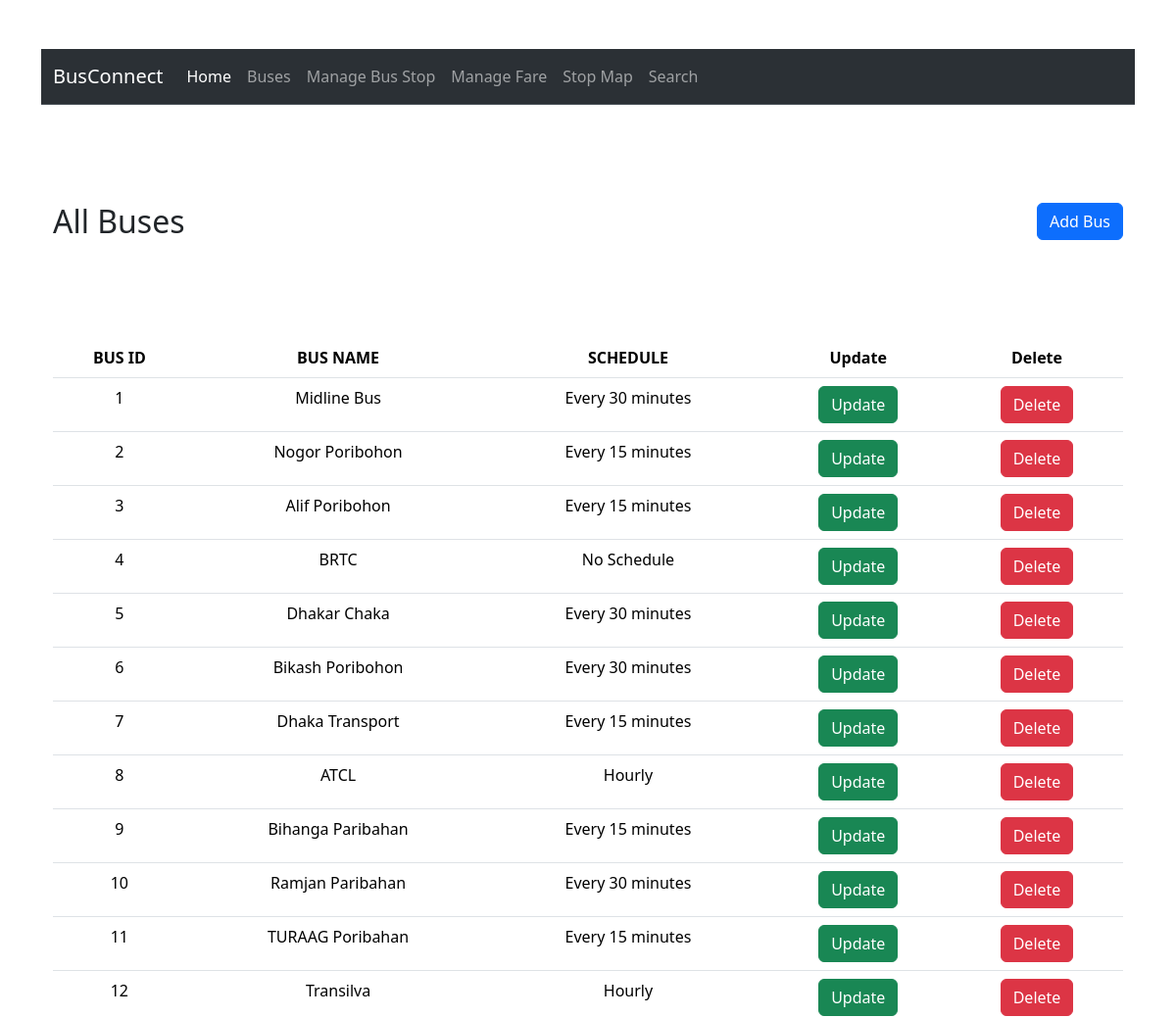
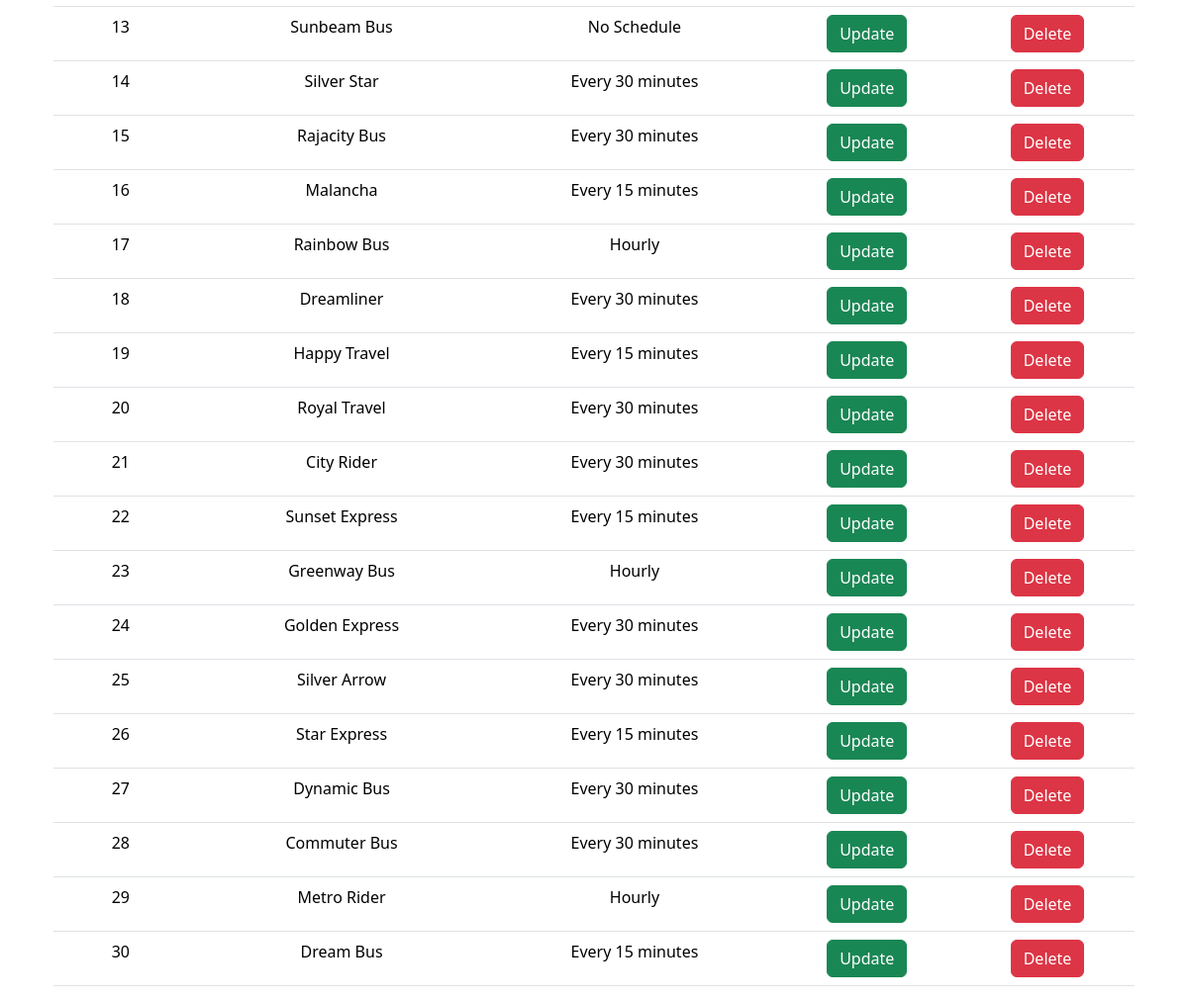
The app's page /bcphp/index.php with its own data (2 pictures, top to bottom).
### tables this page shows
CREATE TABLE `buses` (
  `BusID` int(11) NOT NULL,
  `BusName` varchar(255) DEFAULT NULL,
  `Schedule` varchar(255) DEFAULT NULL,
  PRIMARY KEY (`BusID`)
);

### bcphp/index.php (the view, shortened to what this page needs)
<?php
include('header.php');
?>
<?php include('db.php');?>
<div class="container">
<section>
    <div class="container">
        <div class="box1">
      <h2 style="margin-bottom: 100px;"> All Buses </h2>
      <button type="button" class="btn btn-primary" data-toggle="modal" data-target="#Modal1">Add Bus</button>
        </div>
      <table class="table">
          <thead class="thead-dark">
            <tr>
              <th scope="col">BUS ID</th>
              <th scope="col">BUS NAME</th>
              <th scope="col">SCHEDULE</th>
              <th scope="col">Update</th>
              <th scope="col">Delete</th>
            </tr>
          </thead>
          <tbody>
            <?php
            $query = "SELECT * FROM `buses`";
            $result = mysqli_query($connection, $query);
            if (!$result) {
                die("Query Failed: " . mysqli_error($connection));
            } else {
                while ($row = mysqli_fetch_assoc($result)) {
            ?>
                    <tr>
                        <td><?php echo $row['BusID']?></td>
                        <td><?php echo $row['BusName'] ?></td>
                        <td><?php echo $row['Schedule']?></td>
                        <td><a class="btn btn-success" href="updatebus.php?id=<?php echo $row['BusID']?>">Update</a></td>
                        <td><a class="btn btn-danger"  href="deletebus.php?id=<?php echo $row['BusID']?>">Delete</a></td>
                    </tr>
            <?php
                }
            }
            ?>
     </tbody>
        </table>
    </div>
   </section>
</div>
   <?php
include('footer.php');
?>

### bcphp/header.php (shortened to what this page needs)
<!doctype html>
<html lang="en">
  <head>
    <link href="https://cdn.jsdelivr.net/npm/bootstrap@5.3.2/dist/css/bootstrap.min.css" rel="stylesheet">
    <link href="https://getbootstrap.com/docs/5.3/assets/css/docs.css" rel="stylesheet">
    <link href="style.css" rel="stylesheet">
  </head>
  <body>
  <section style="margin-bottom: 100px;">
    <div class="container">
      <nav class="navbar navbar-expand-lg bg-body-tertiary bg-dark border-bottom border-body" data-bs-theme="dark" >
        <div class="container-fluid">
          <div class="collapse navbar-collapse" id="navbarTogglerDemo01">
            <a class="navbar-brand" href="#">BusConnect</a>
            <ul class="navbar-nav me-auto mb-2 mb-lg-0">
              <li class="nav-item">
                <a class="nav-link active" aria-current="page" href="home.php">Home</a>
              </li>
              <li class="nav-item">
                <a class="nav-link" href="index.php">Buses</a>
              </li>
              <li class="nav-item">
                <a class="nav-link" href="busstops.php">Manage Bus Stop</a>
              </li>
              <li class="nav-item">
                <a class="nav-link" href="faretable.php">Manage Fare</a>
              </li>
              <li class="nav-item">
                <a class="nav-link" href="stopmap.php">Stop Map</a>
              </li>
              <li class="nav-item">
                <a class="nav-link" href="search.php">Search</a>
              </li>
            </ul>
          </div>
        </div>
      </nav>
    </div>
    </section>

### bcphp/footer.php (shortened to what this page needs)
  </body>
</html>

### bcphp/style.css (style rules this page uses)
.box1 h2 { float: left; }
.box1 button { float: right; }
.container { margin-top: 50px; align-items: center; }
.table { text-align: center; }

### records on screen
buses: BusID "1", BusName "Midline Bus", Schedule "Every 30 minutes"
buses: BusID "2", BusName "Nogor Poribohon", Schedule "Every 15 minutes"
buses: BusID "3", BusName "Alif Poribohon", Schedule "Every 15 minutes"
buses: BusID "4", BusName "BRTC", Schedule "No Schedule"
buses: BusID "5", BusName "Dhakar Chaka", Schedule "Every 30 minutes"
buses: BusID "6", BusName "Bikash Poribohon", Schedule "Every 30 minutes"
buses: BusID "7", BusName "Dhaka Transport", Schedule "Every 15 minutes"
buses: BusID "8", BusName "ATCL", Schedule "Hourly"
buses: BusID "9", BusName "Bihanga Paribahan", Schedule "Every 15 minutes"
buses: BusID "10", BusName "Ramjan Paribahan", Schedule "Every 30 minutes"
buses: BusID "11", BusName "TURAAG Poribahan", Schedule "Every 15 minutes"
buses: BusID "12", BusName "Transilva", Schedule "Hourly"
buses: BusID "13", BusName "Sunbeam Bus", Schedule "No Schedule"
buses: BusID "14", BusName "Silver Star", Schedule "Every 30 minutes"
buses: BusID "15", BusName "Rajacity Bus", Schedule "Every 30 minutes"
buses: BusID "16", BusName "Malancha", Schedule "Every 15 minutes"
buses: BusID "17", BusName "Rainbow Bus", Schedule "Hourly"
buses: BusID "18", BusName "Dreamliner", Schedule "Every 30 minutes"
buses: BusID "19", BusName "Happy Travel", Schedule "Every 15 minutes"
buses: BusID "20", BusName "Royal Travel", Schedule "Every 30 minutes"
buses: BusID "21", BusName "City Rider", Schedule "Every 30 minutes"
buses: BusID "22", BusName "Sunset Express", Schedule "Every 15 minutes"
buses: BusID "23", BusName "Greenway Bus", Schedule "Hourly"
buses: BusID "24", BusName "Golden Express", Schedule "Every 30 minutes"
buses: BusID "25", BusName "Silver Arrow", Schedule "Every 30 minutes"
buses: BusID "26", BusName "Star Express", Schedule "Every 15 minutes"
buses: BusID "27", BusName "Dynamic Bus", Schedule "Every 30 minutes"
buses: BusID "28", BusName "Commuter Bus", Schedule "Every 30 minutes"
buses: BusID "29", BusName "Metro Rider", Schedule "Hourly"
buses: BusID "30", BusName "Dream Bus", Schedule "Every 15 minutes"
